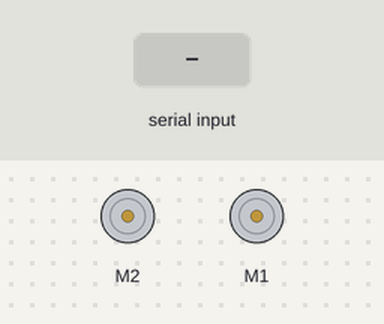
Bench run of a sketch on a simulated Arduino Uno, built with avr-gcc and run on an emulated ATmega328P. Parts: 2 × DC motor (green arrow = forward, orange = backward, longer = faster). The test bench sets the inputs (shaded band).

Above: at 1.2 s.
1.3 s: "l90\n" received over Serial
At 1.8 s:
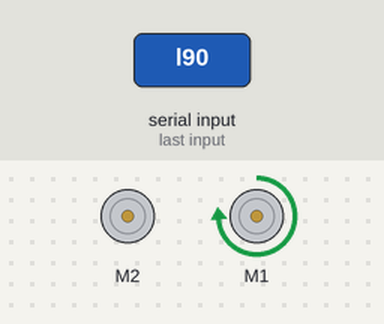
2.8 s: "r90\n" received over Serial
At 4.0 s:
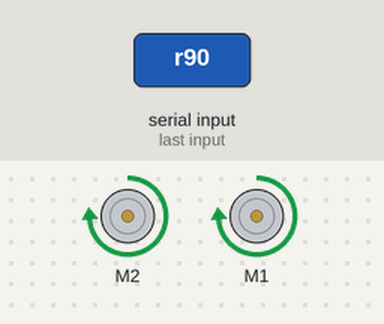
4.3 s: "l,45\n" received over Serial
At 5.3 s:
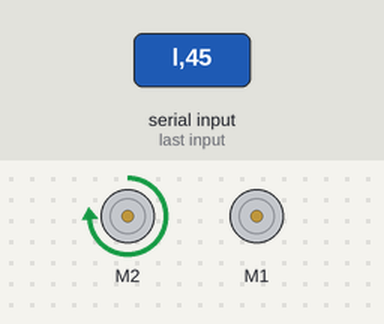
Timing chart, 0 to 7.3 s (numbered marks = the images above; inputs shaded):
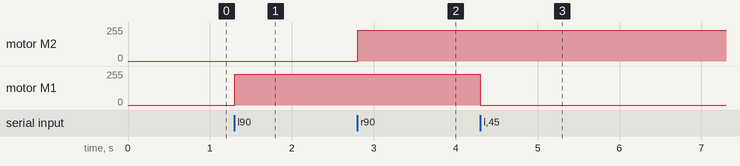

The sketch:

min_power.ino
```cpp
#include "motor/motor.h";
#include "motor/motor.cpp";

Motor motorRight;
Motor motorLeft;

const int MOTOR_RIGHT_NBR = 2;
const int MOTOR_LEFT_NBR = 1;

const int time_to_get_to_speed_ms = 1;

void InitMotor(){
    Adafruit_MotorShield AFMS = Adafruit_MotorShield();
    AFMS.begin();

    motorRight.Init(AFMS,MOTOR_RIGHT_NBR,time_to_get_to_speed_ms);
    motorLeft.Init(AFMS ,MOTOR_LEFT_NBR ,time_to_get_to_speed_ms);

    motorRight.SetSpeed(0);
    motorLeft.SetSpeed(0);
}

void setup() {

    Serial.begin(38400);

    InitMotor();
}

float target_speed_left = 0;
float target_speed_right = 0;

void SerialControl(){

    //{side}{speed}
    //side : l = left, r = right
    //speed : -100 to 100
    if(Serial.available() > 0){
        String input = Serial.readStringUntil('\n');
        char side = input.charAt(0);
        float speed = input.substring(1).toFloat();

        if(side == 'l'){
            target_speed_left = speed;
        }else if(side == 'r'){
            target_speed_right = speed;
        }
    }

}

void loop() {

    SerialControl();

    motorRight.SetSpeed(target_speed_right);
    motorLeft.SetSpeed(target_speed_left);

}
```

motor.h
```cpp
#include <Wire.h>
#include <Adafruit_MotorShield.h>


#ifndef Motor_h

#define Motor_h

class Motor {
    private:
        Adafruit_MotorShield shield;
        Adafruit_DCMotor *ada_motor;

        float target_speed;
        float start_speed;
        float current_speed;

        int ramp_timer;
        float start_timer;
        float end_timer;


        void SetMotorSpeendAndDir(float speed);

        float GetSpeedFactor(float time_position);

    public:
        void Init(Adafruit_MotorShield adafruit_motorShield,int motor_nbr,int ramp_timer_);
        void SetSpeed(float target);
        void UrgentStop();
        int GetDirection();
        float GetSpeed();
};

#endif
```

Measured:
- after the input at 1.3 s, motor M1: stopped → forward 229/255 at once
- after the input at 2.8 s, motor M2: stopped → forward 229/255 at once
- after the input at 4.3 s, motor M1: forward 229/255 → stopped at once
